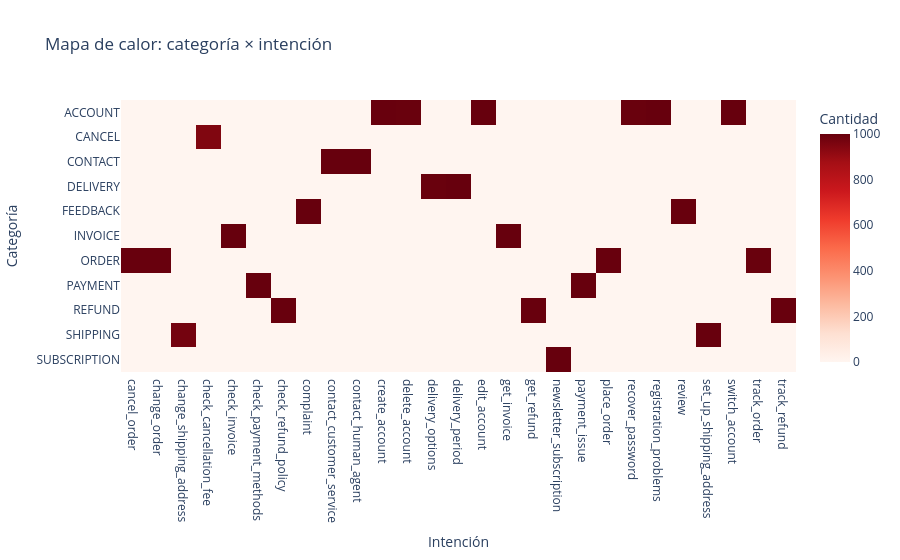

This figure's notebook cell:
### Markdown cell above
## Mapa de calor: categoría × intención

Vista compacta de cómo se distribuye el volumen de consultas cruzando 
categoría e intención — permite identificar de un vistazo qué combinaciones 
concentran más casos.

### Code cell
cross = pd.crosstab(df['category'], df['intent'])

fig = px.imshow(
    cross,
    title='Mapa de calor: categoría × intención',
    labels=dict(x='Intención', y='Categoría', color='Cantidad'),
    aspect='auto',
    color_continuous_scale='Reds'
)
fig.show()

### Figure 1 — Plotly figure (JSON) as saved in the notebook; plotly's stock layout.template omitted (floating-point values rounded to 4 significant figures; data arrays with more than 128 entries replaced by an {"elided": "..."} marker saying what was removed)
{"data": [{"coloraxis": "coloraxis", "hovertemplate": "Intención: %{x}<br>Categoría: %{y}<br>Cantidad: %{z}<extra></extra>", "name": "0", "type": "heatmap", "x": ["cancel_order", "change_order", "change_shipping_address", "check_cancellation_fee", "check_invoice", "check_payment_methods", "check_refund_policy", "complaint", "contact_customer_service", "contact_human_agent", "create_account", "delete_account", "delivery_options", "delivery_period", "edit_account", "get_invoice", "get_refund", "newsletter_subscription", "payment_issue", "place_order", "recover_password", "registration_problems", "review", "set_up_shipping_address", "switch_account", "track_order", "track_refund"], "xaxis": "x", "y": ["ACCOUNT", "CANCEL", "CONTACT", "DELIVERY", "FEEDBACK", "INVOICE", "ORDER", "PAYMENT", "REFUND", "SHIPPING", "SUBSCRIPTION"], "yaxis": "y", "z": {"elided": "11x27 int values"}}], "layout": {"coloraxis": {"autocolorscale": false, "colorbar": {"title": {"text": "Cantidad"}}, "colorscale": [[0, "rgb(255,245,240)"], [0.125, "rgb(254,224,210)"], [0.25, "rgb(252,187,161)"], [0.375, "rgb(252,146,114)"], [0.5, "rgb(251,106,74)"], [0.625, "rgb(239,59,44)"], [0.75, "rgb(203,24,29)"], [0.875, "rgb(165,15,21)"], [1, "rgb(103,0,13)"]]}, "title": {"text": "Mapa de calor: categoría × intención"}, "xaxis": {"anchor": "y", "domain": [0, 1], "title": {"text": "Intención"}}, "yaxis": {"anchor": "x", "autorange": "reversed", "domain": [0, 1], "title": {"text": "Categoría"}}}}
